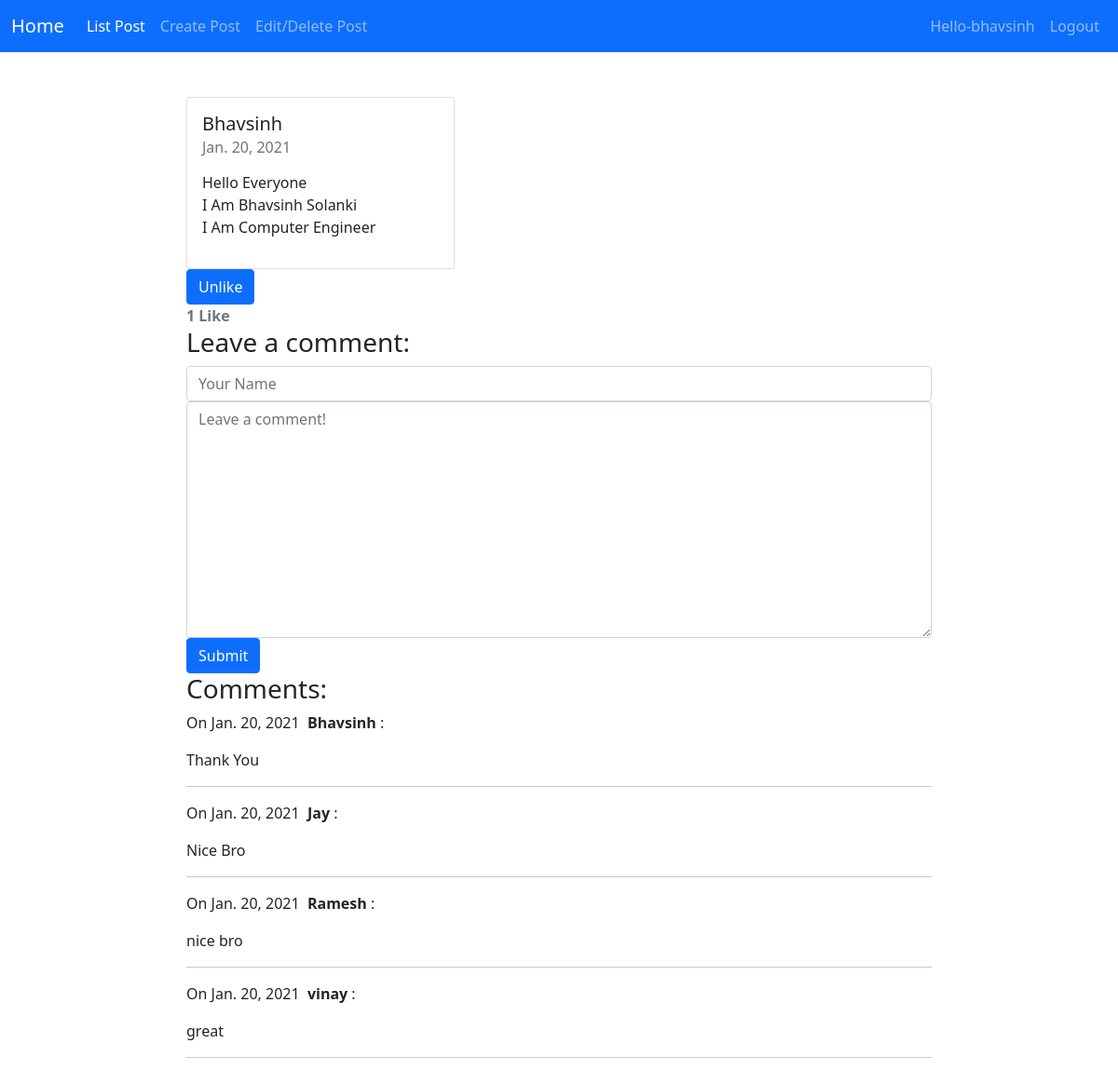
The page /1 (signed in) on the database its author committed.
### BlogApp/models.py (models this page shows, shortened)
class Post(models.Model):
    title = models.CharField(max_length=5000)
    content = models.TextField()
    created_on = models.DateTimeField(auto_now_add=True)
    likes = models.ManyToManyField(User, related_name='blogpost_like', blank=True)
    def number_of_likes(self):
        return self.likes.count()

class Comment(models.Model):
    author = models.CharField(max_length=60)
    content = models.TextField()
    created_on = models.DateTimeField(auto_now_add=True)
    post = models.ForeignKey('Post', on_delete=models.CASCADE)

### BlogApp/views.py (the view, shortened to what this page needs)
# urls.py: path("<int:id>", views.blog_detail, name="blog_detail"),
def blog_detail(request, id):
    post = Post.objects.get(pk=id)
    form = CommentForm()
    comments = Comment.objects.filter(post=post)
    likes_connected = get_object_or_404(Post, id=id)
    liked = False
    if likes_connected.likes.filter(id=request.user.id).exists():
        liked = True
    data = {}
    data['number_of_likes'] = likes_connected.number_of_likes()
    data['post_is_liked'] = liked
    context = {
        "post": post,
        "comments": comments,
        "form": form,
        "data": data
    }
    return render(request, "blog_detail.html", context)

### BlogApp/forms.py
class CommentForm(forms.Form):
    author = forms.CharField(max_length=60,
                             widget=forms.TextInput(attrs={"class": "form-control", "placeholder": "Your Name"}))
    content = forms.CharField(widget=forms.Textarea(attrs={"class": "form-control", "placeholder": "Leave a comment!"}))

### BlogApp/templates/blog_detail.html (shortened to what this page needs)
{% extends "base.html" %}
{% block content %}
<div class="main-wrapper   main-post-block">
<section class="cta-section theme-bg-light py-5">
<div class="col-md-8 offset-md-2  blog-list-item">
    <div class="card" style="width: 18rem;">
  <div class="card-body">
    <h5 class="card-title">{{ post.title }}</h5>
    <h6 class="card-subtitle mb-2 text-muted">{{ post.created_on.date }}</h6>
    <p class="card-text">{{ post.content | linebreaks }}</p>
  </div>
</div>
<form action="/blogpost_like/{{post.id}}" method="POST">
    {% if data.post_is_liked %}
    <button type="submit" name="blogpost_id" value="{{post.id}}" class="btn btn-primary">Unlike</button>
    {% else %}
    <button type="submit" name="blogpost_id" value="{{post.id}}" class="btn btn-primary">Like</button>
    {% endif %}
</form>
<strong class="text-secondary">{{ data.number_of_likes }} Like{{ data.number_of_likes|pluralize }}</strong>
    <h3>Leave a comment:</h3>
    <form action="/blog/{{ post.pk }}" method="post">
        <div class="form-group">
            {{ form.author }}
        </div>
        <div class="form-group">
            {{ form.content }}
        </div>
        <button type="submit" class="btn btn-primary">Submit</button>
    </form>
    <h3>Comments:</h3>
    {% for comment in comments %}
    <p>
        On {{comment.created_on.date }}&nbsp;
        <b>{{ comment.author }}</b> :
    </p>
    <p>{{ comment.content }}</p>
    <hr>
    {% endfor %}
</div>
</section>
</div>
{% endblock %}

### BlogApp/templates/base.html (shortened to what this page needs)
<!doctype html>
<html lang="en">
  <head>
    <link href="https://cdn.jsdelivr.net/npm/bootstrap@5.0.0-beta1/dist/css/bootstrap.min.css" rel="stylesheet">
  </head>
  <body>
    <nav class="navbar navbar-expand-lg navbar-dark bg-primary justify-content-between">
  <div class="container-fluid">
    <a class="navbar-brand" href="/blog_post">Home</a>
    <div class="collapse navbar-collapse" id="navbarSupportedContent">
      <ul class="navbar-nav me-auto mb-2 mb-lg-0">
        <li class="nav-item">
          <a class="nav-link active" aria-current="page" href="/blog_post">List Post</a>
        </li>
        <li class="nav-item">
          <a class="nav-link" href="/addpost">Create Post</a>
        </li>
        <li class="nav-item">
          <a class="nav-link" href="/list_post">Edit/Delete Post</a>
        </li>
      </ul>
     {% if user.is_authenticated %}
        <ul class="navbar-nav mr-sm-2">
					<li class="nav-item"> <a class="nav-link">Hello-{{user.username}}</a></li>
					<li class="nav-item">
					    <a class="nav-link" href="/logout">Logout</a>
					</li>
          {% endif %}
    </div>
  </div>
</nav>
{% block content %}
{% endblock content %}
  </body>
</html>

### rows shown on the page
Post: title "Bhavsinh", created_on "Jan. 20, 2021", content "Hello Everyone I Am Bhavsinh Solanki I Am Computer Engineer"
Comment: created_on "Jan. 20, 2021", author "Bhavsinh", content "Thank You"
Comment: created_on "Jan. 20, 2021", author "Jay", content "Nice Bro"
Comment: created_on "Jan. 20, 2021", author "Ramesh", content "nice bro"
Comment: created_on "Jan. 20, 2021", author "vinay", content "great"

### other values the page prints
{{ user.username }} "bhavsinh"
{{ data.number_of_likes }} "1"
